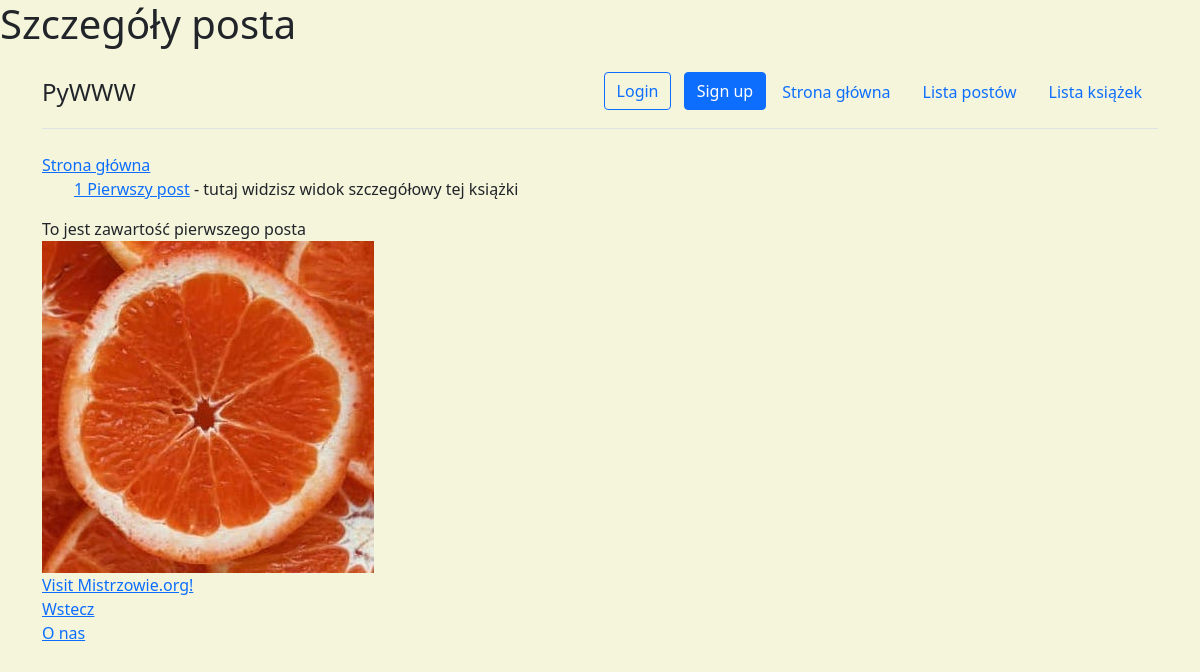
The app's page /posts/1/ with its own data.
### posts/models.py (models this page shows)
class Timestamped(models.Model, CheckAgeMixin):
    created = models.DateTimeField(auto_now_add=True)
    modified = models.DateTimeField(auto_now=True)
    class Meta:
        abstract = True

class Post(Timestamped):
    title = models.CharField(verbose_name="Tytuł", max_length=255)
    content = models.TextField(verbose_name="Treść")
    published = models.BooleanField(verbose_name="Opublikowany", default=False)
    sponsored = models.BooleanField(verbose_name="Sponsorowany", default=False)
    user = models.ForeignKey("auth.User", on_delete=models.CASCADE)
    example_file = models.FileField(upload_to='posts/esamples', blank=True, null=True)
    image_width = models.IntegerField(blank=True, null=True, editable=False)
    image = models.ImageField(upload_to="posts/images/%Y/%m/%d", null=True, blank=True, width_field="image_width")
    tags = models.ManyToManyField('tags.Tag', related_name="posts")
    def __str__(self):
        return f"{self.id} {self.title}"

### posts/views.py (the view)
# urls.py: path('<int:post_id>/', post_details, name="details"),
def post_details(request, post_id):
    post = Post.objects.get(pk=post_id)
    context = {}
    if post.published:
        context["post"] = post
    return render(request, "posts/details.html", context)

### posts/templates/posts/details.html (shortened to what this page needs)
<h1>Szczegóły posta</h1>
{% extends 'base.html' %}
{% block content %}
    <a href="/">Strona główna</a>
    <ul>
        <a href="/posts/{{ post.id }}">{{ post }}</a> - tutaj widzisz widok szczegółowy tej książki
    </ul>
    <div>
        {{ post.content }}
    </div>
    <div>
        <img src="{{ post.image.url }}">
    </div>
    <div>
        <a href="https://www.mistrzowie.org" target="_blank">Visit Mistrzowie.org!</a>
    </div>
    <div>
        <a href="/posts/">Wstecz</a>
    </div>
{% endblock %}

### main/static/main/css/style.css (style rules this page uses)
body { background-color: beige; }

### records on screen
Post: id+title "1 Pierwszy post", content "To jest zawartość pierwszego posta", image (picture)
